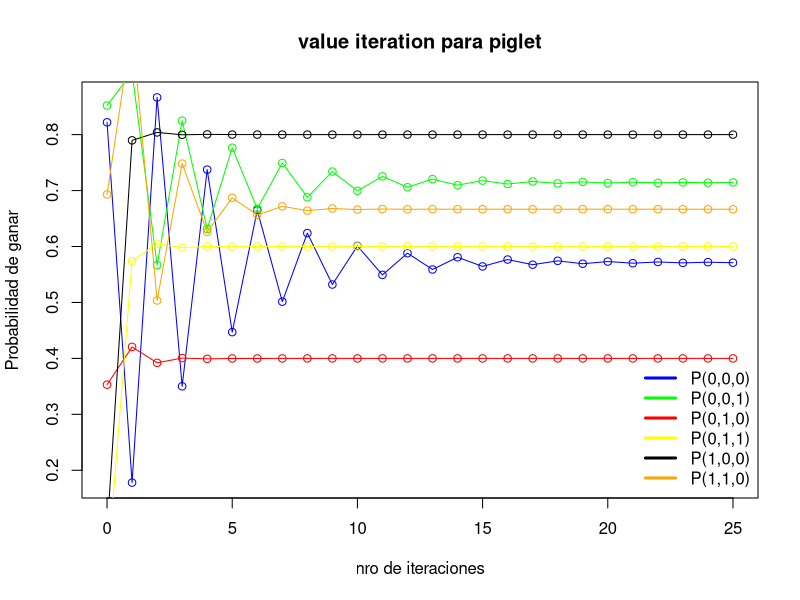

This figure's R source:
#establecemos valores posibles para nuestros indices i,j,k
I=c(1,2) #Para i
J=c(1,2) #Para j
K=c(1,2) #Para k

S <-array(NA, c(2,2,2))
#El estado "S" es tu posicion en i,j,k en la matriz de 3 dimensiones.
#Donde i representa el puntaje acumalado en el juego, j el puntaje acumulado del oponente durante el juego
#y k es el puntaje acumulado durante su turno
#  "no ganar" y "ganar"
#S[i,j,k]=probabilidad de ganar desde estado s

#Inicializamos el array S con los siguientes valores :

for (i in I) {
  for (j in J) {
    for (k in K) {
      #Si se tiene el estado en el que seguro 1, se le da 1
      if(i+k>=4)
        S[i,j,k] <- 1
      #Caso contrario, se le asigna una numero aleatorio entre [0,1]
      else
        S[i,j,k] <- sample((1:999),1)/1000
    }
  }
}
#Mostramos el arreglo generado
S

#La indexacion en R empieza desde 1, por lo cual interpretaremos el indice S[1,2,1] como S[0,1,0]

e=0.001  #seteamos el minimo de aproximacion

P=as.vector(S) # inicilizado vector que contendra los resultados en cada iteracion
P
iteracion=0

m=0

x=1  #seteamos la condicion inicial 

while (x >= e) {
  x = 0
  
  Pr=NULL
  
  for (i in I) {
   for (j in J) {
     for (k in K) {
       v = S[i,j,k]
       if(k+1==3 | i+k>2)
         S[i,j,k] = max( 0.5*(1-S[j,i,1]+1),1-S[j,i,1])
       
       else 
         S[i,j,k] = max( 0.5*(1-S[j,i,1]+S[i,j,k+1]),1-S[j,i,1]) 
       
       x = max(x,abs(v-S[i,j,k]))
       Pr=c(Pr,S[i,j,k])
     }
   }
  }
  m=m+1
  iteracion=c(iteracion,m)
  P=rbind(P,Pr)
}

plot(iteracion,P[,1],type="o",col="blue",xlab="nro de iteraciones",ylab = "Probabilidad de ganar",main = "value iteration para piglet")
lines(iteracion,P[,2],type="o",col="green")
lines(iteracion,P[,3],type="o",col="red")
lines(iteracion,P[,4],type="o",col="yellow")
lines(iteracion,P[,5],type="o",col="black")
lines(iteracion,P[,7],type="o",col="orange")
legend("bottomright",col=c("blue","green","red","yellow","black","orange"),legend=c("P(0,0,0)","P(0,0,1)","P(0,1,0)","P(0,1,1)","P(1,0,0)","P(1,1,0)"),lwd=3,bty="n")

